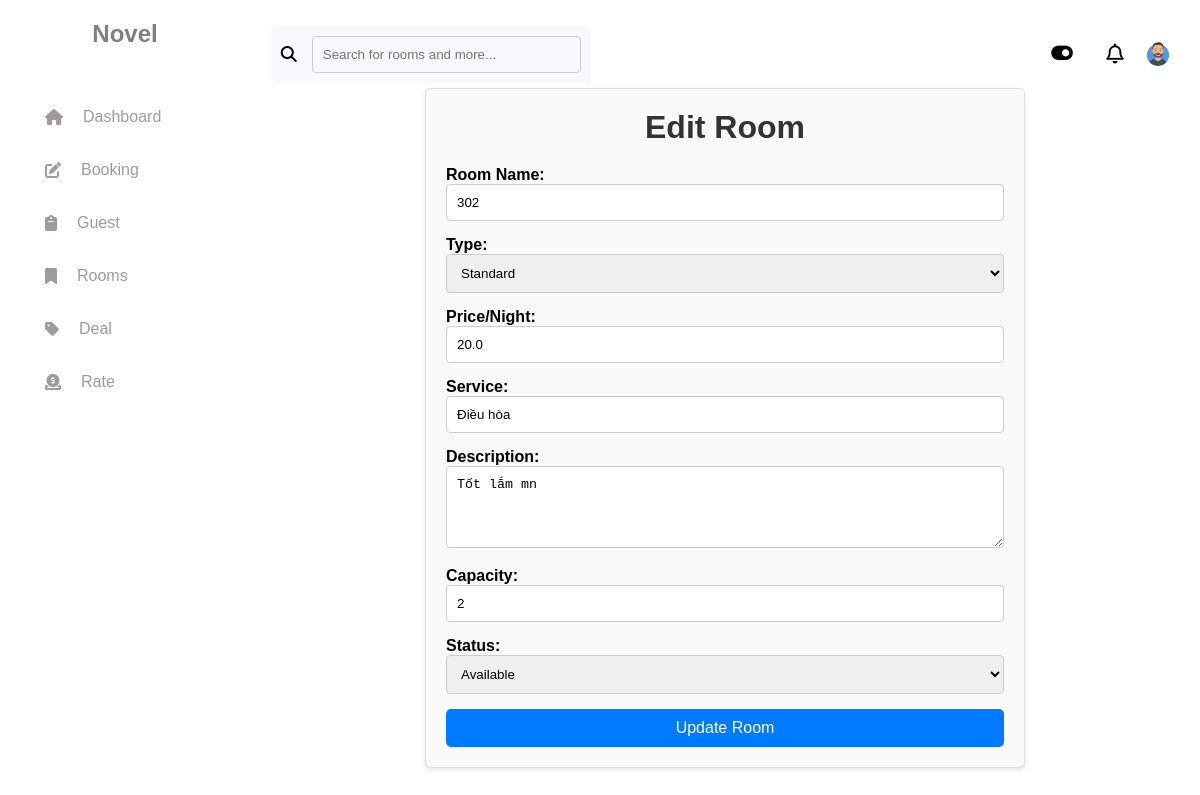
Page /list_room/edit/1 (signed in) on the committed database.
### tables this page shows
CREATE TABLE room (
  room_id INTEGER PRIMARY KEY,
  room_name TEXT NOT NULL,
  type TEXT CHECK (type IN ('standard', 'vip')) NOT NULL,
  status TEXT CHECK (status IN ('available', 'ongoing', 'closed')) NOT NULL
, price_per_night FLOAT, service TEXT, description text, capacity INTEGER);

### app.py (the view, shortened to what this page needs)
@app.route("/list_room/edit/<int:room_id>", methods=["GET", "POST"])
@login_required
def edit_room(room_id):
    conn = get_db_connection()
    room = conn.execute("SELECT * FROM room WHERE room_id = ?", (room_id,)).fetchone()
    conn.close()
    return render_template('CRUD_Room/edit_room.html', room=room)

### app.py (called while the page is built)
def login_required(f):
    @wraps(f)
    def check(*args, **kwargs):
        if not session.get("logged_in"):
            return redirect(url_for("login", next=request.url))
        return f(*args, **kwargs)
    return check

### database/database_function.py (called while the page is built)
def get_db_connection():
    conn = sqlite3.connect('hotel1.db')
    conn.row_factory = sqlite3.Row
    return conn

### templates/CRUD_Room/edit_room.html (shortened to what this page needs)
{% extends "layout.html" %}
{% block stylesheets %}
    <link rel="stylesheet" href="{{ url_for('static', filename='css/form_style.css') }}">
{% endblock %}
{% block content %}
<div class="container">
    <h1>Edit Room</h1>
    <form action="{{ url_for('edit_room', room_id=room['room_id']) }}" method="POST" class="room-form">
        <div class="form-group">
            <label for="name">Room Name:</label>
            <input type="text" id="name" name="room_name" value="{{ room['room_name'] }}" required>
        </div>
        <div class="form-group">
            <label for="type">Type:</label>
            <select id="type" name="type" required>
                <option value="standard" {% if room['type'] == 'standard' %}selected{% endif %}>Standard</option>
            </select>
        </div>
        <div class="form-group">
            <label for="price_per_night">Price/Night:</label>
            <input type="number" id="price_per_night" name="price_per_night" value="{{ room['price_per_night'] }}" required>
        </div>
        <div class="form-group">
            <label for="service">Service:</label>
            <input type="text" id="service" name="service" value="{{ room['service'] }}">
        </div>
        <div class="form-group">
            <label for="description">Description:</label>
            <textarea id="description" name="description" rows="4">{{ room['description'] }}</textarea>
        </div>
        <div class="form-group">
            <label for="capacity">Capacity:</label>
            <input type="number" id="capacity" name="capacity" value="{{ room['capacity'] }}" required>
        </div>
        <div class="form-group">
            <label for="status">Status:</label>
            <select name="status">
                <option value="available" {% if room['status'] == 'available' %}selected{% endif %}>Available</option>
            </select>
        </div>
        <button type="submit" class="btn btn-submit">Update Room</button>
    </form>
</div>
{% endblock %}

### static/css/layout.css (style rules this page uses)
* { margin: 0; padding: 0; box-sizing: border-box; }
body { display: flex; font-family: Arial, Helvetica, sans-serif; }

### static/css/form_style.css (style rules this page uses)
.container { max-width: 600px; margin: auto; padding: 20px; border: 1px solid #ddd; border-radius: 5px; background-color: #f9f9f9; box-shadow: 0 2px 5px rgba(0, 0, 0, 0.1); }
h1 { text-align: center; margin-bottom: 20px; color: #333; }
.room-form { display: flex; flex-direction: column; }
.form-group { margin-bottom: 15px; }
label { margin-bottom: 5px; font-weight: bold; }
input[type="text"], input[type="number"], select, textarea { width: 100%; padding: 10px; border: 1px solid #ccc; border-radius: 4px; transition: border-color 0.3s; }
textarea { resize: vertical; }
.btn-submit { padding: 10px; border: none; border-radius: 5px; background-color: #007bff; color: white; font-size: 16px; cursor: pointer; transition: background-color 0.3s; }

### rows in the picture
room: room_name "302", type "Standard", price_per_night "20.0", service "Điều hòa", description "Tốt lắm mn", capacity "2", status "Available"
